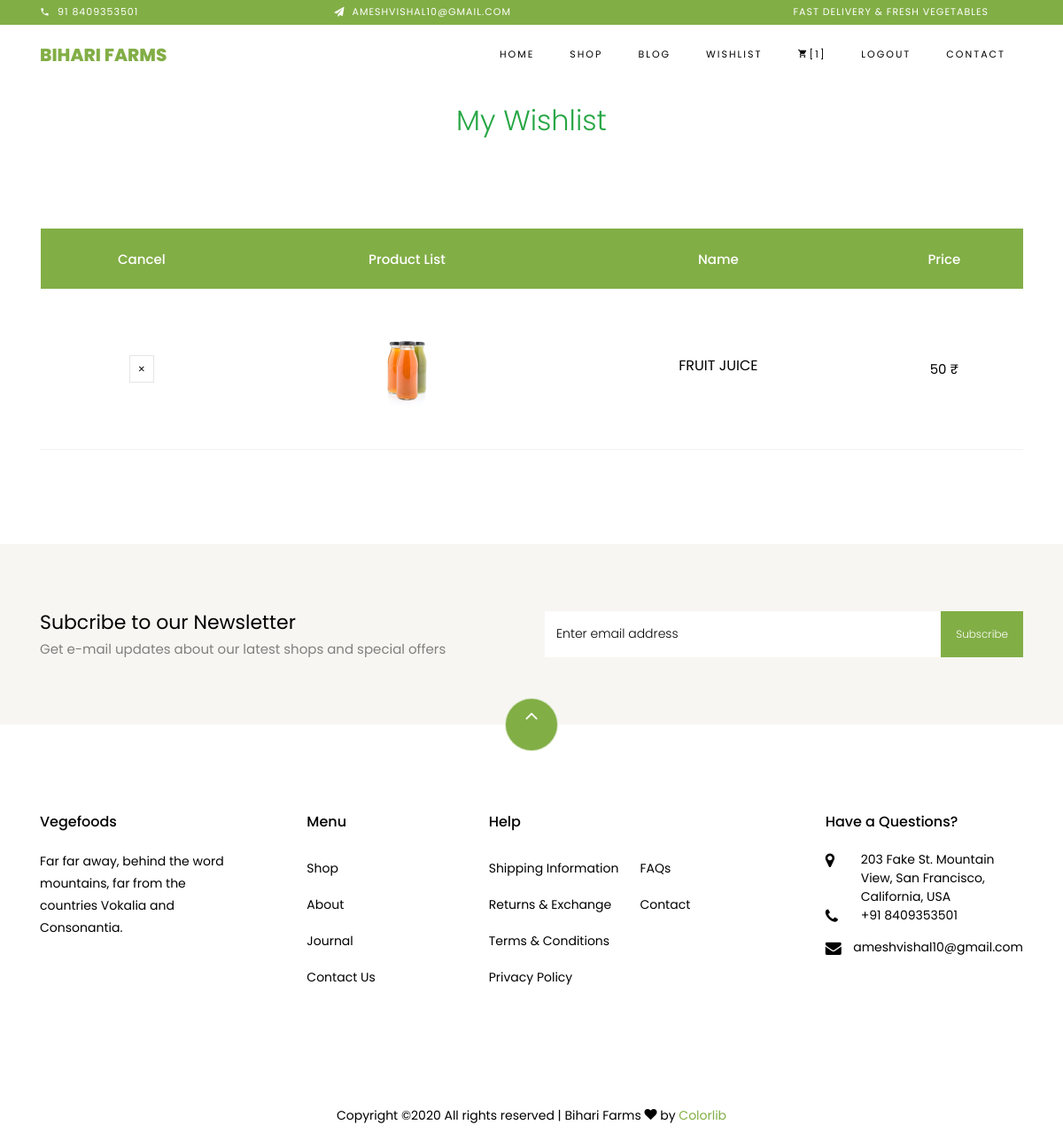
The page /wishlist/ (signed in) on the database its author committed.
### farmsite/models.py (models this page shows, shortened)
class Product(models.Model):
    productType = models.ForeignKey(ProductType,on_delete=models.CASCADE)
    name = models.CharField(max_length=100)
    image = models.ImageField(upload_to='Product Photo')
    weight = models.CharField(max_length=10)
    price = models.IntegerField()
    available = models.BooleanField()
    discount = models.IntegerField()
    discription = models.TextField()
    nutFacts = models.TextField()
    prime = models.BooleanField()

### farmsite/views.py (the view)
# urls.py: path('wishlist/',views.mywishlist,name='mywishlist'),
def mywishlist(request):
    cartObject = wishList.objects.filter(user=request.user).values("productID")
    myList = []
    try:
        for data in cartObject:
            id = data['productID']
            myList.append(Product.objects.get(id=id))
    except:
        pass
    cartObject = cart.objects.filter(user=request.user).values("productID")
    print(cartObject)
    item = len(cartObject)
    if item==1:
        if cartObject[0].get('productID') == None:
            item=0
    return render(request,'farmsite/wishlist.html',{'item':item,'items':myList})

### farmsite/templates/farmsite/wishlist.html
{% extends 'farmsite/index.html'%}
{%load static%}
{%block content%}
<h2 class="text-center text-success font-weight-light mt-3">My Wishlist</h2>
<section class="ftco-section ftco-cart">
    <div class="container">
        <div class="row">
        <div class="col-md-12 ftco-animate">
            <div class="cart-list">
                <table class="table">
                    <thead class="thead-primary">
                      <tr class="text-center">
                        <th>Cancel</th>
                        <th>Product List</th>
                        <th>Name</th>
                        <th>Price</th>
                      </tr>
                    </thead>
                    <tbody>
                        {%for item in items%}
                      <tr class="text-center">
                        <td class="product-remove"><a href="{% url 'removeItemWish' item.id%}"><span class="ion-ios-close"></span></a></td>
                        <td class="image-prod"><a href="{%url 'product' item.id%}"><div class="img" style="background-image:url({{item.image.url}});"></div></a></td>
                        <td class="product-name">
                            <h3>{{item.name}}</h3>
                        </td>
                        <td class="price">{{item.price}} &#8377;</td>
                      </tr>
                      {%endfor%}
                    </tbody>
                  </table>
              </div>
        </div>
    </div>
    </div>
</section>
{%endblock content%}

### rows shown on the page
Product: image (picture), name "FRUIT JUICE", price "50"

### other values the page prints
{{ item }} "1"
